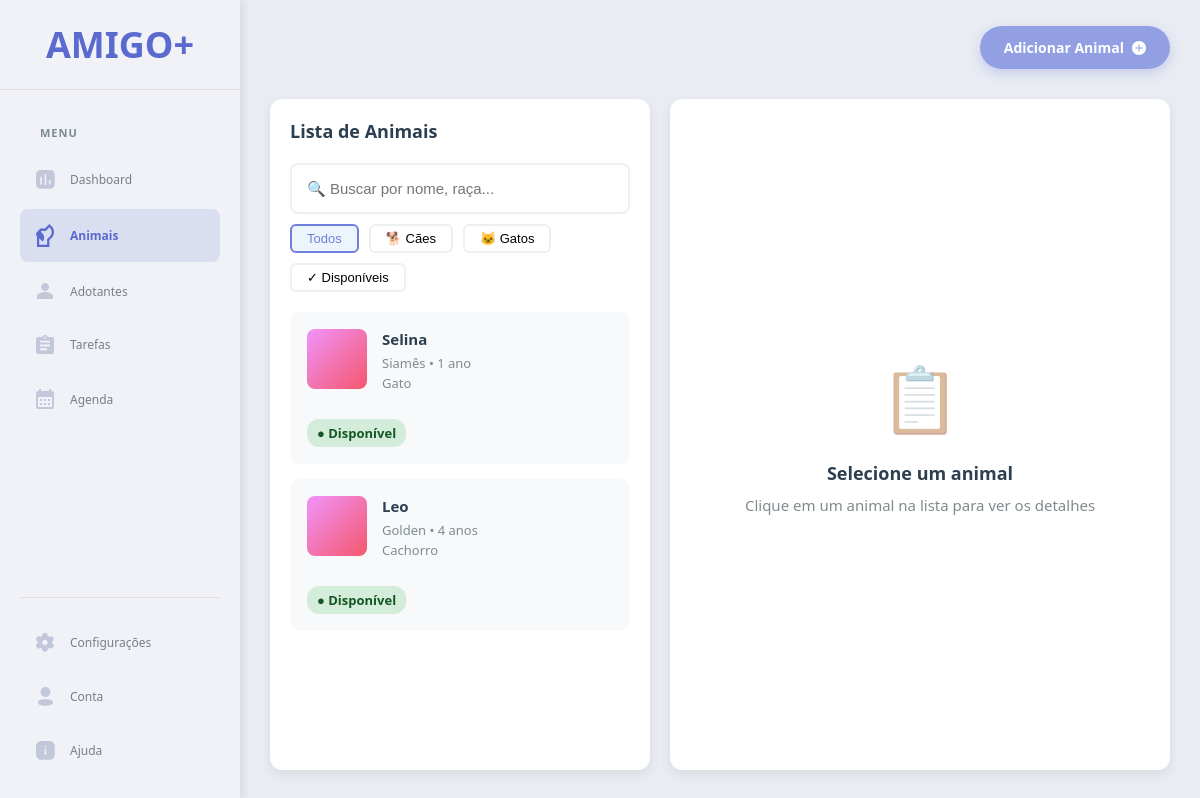
The app's page /animals, older data.
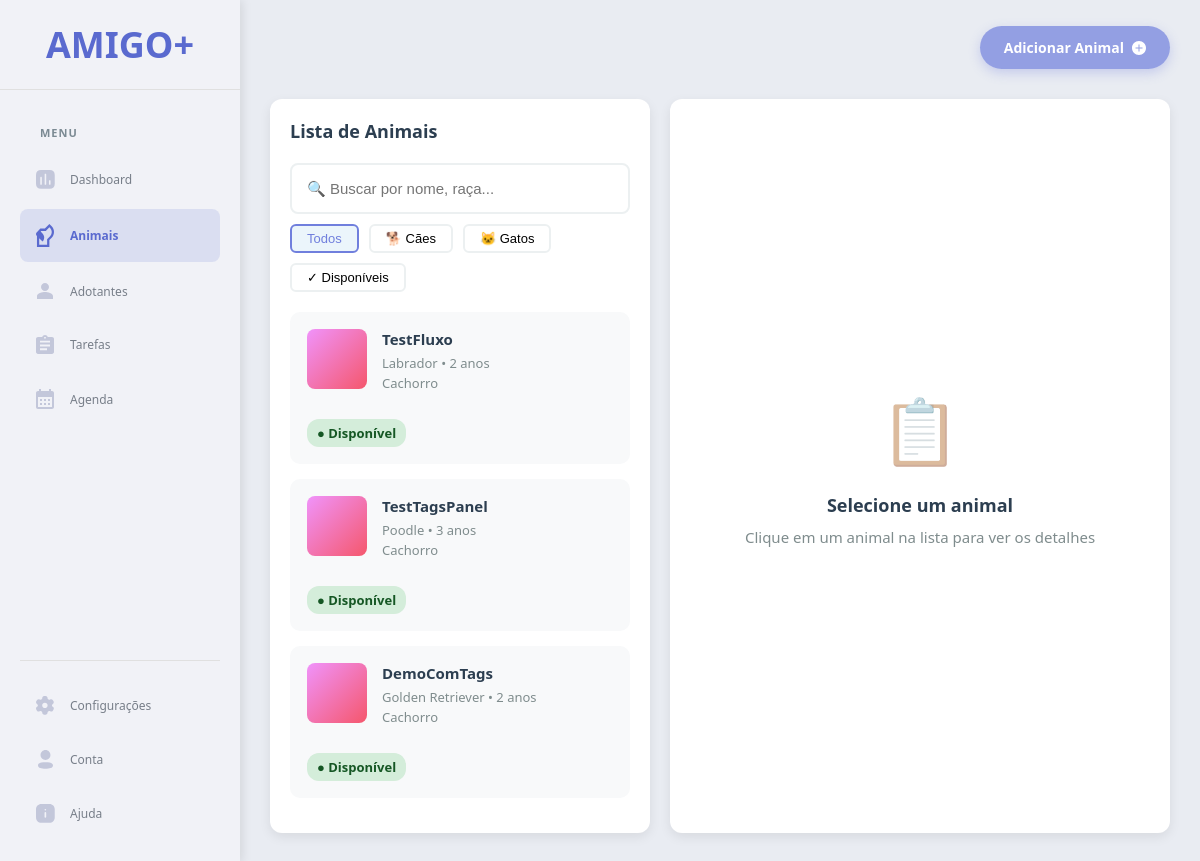
The same page, newer data.
### tables this page shows
CREATE TABLE animais (
            id INTEGER PRIMARY KEY,
            nome TEXT NOT NULL,
            idade INTEGER,
            raca TEXT,
            especie TEXT,
            saude TEXT,
            comportamento TEXT,
            data TEXT,
            status TEXT DEFAULT 'Disponível'
        , tags TEXT);

### main.py (the view)
@app.route('/animals')
def animals_page():
    animals = ler_animais()
    stats = get_dashboard_stats()
    return render_template(
        'animals.html',
        page='animals',
        animals=animals,
        total_animals=stats['total_animals'],
        pending_tasks=stats['pending_tasks'],
        in_treatment=stats['in_treatment']
    )

### TAREFAS_CRUD.py (called while the page is built)
def ler_tarefas():
    conn = sqlite3.connect(BANCO)
    conn.row_factory = sqlite3.Row
    cur = conn.cursor()
    cur.execute("SELECT * FROM tarefas")
    tarefas = []
    linhas = cur.fetchall()
    for row in linhas:
        tarefa_dict = dict(row)
        tarefas.append(tarefa_dict)
    conn.close()
    return tarefas

### animal_crud.py (called while the page is built)
def parsear_comportamento(comportamento_str):
    if not comportamento_str:
        return {}
    try:
        return json.loads(comportamento_str)
    except (json.JSONDecodeError, TypeError):
        return {}

def ler_animais():
    conn = sqlite3.connect(BANCO)
    conn.row_factory = sqlite3.Row
    cur = conn.cursor()
    cur.execute("SELECT * FROM animais")
    linhas = cur.fetchall()
    animais = []
    for row in linhas:
        animal_dict = dict(row)
        animal_dict = preparar_animal_dict(animal_dict)
        animais.append(animal_dict)
    conn.close()
    return animais

### templates/animals.html (shortened to what this page needs)
{% extends "base.html" %}
{% block content %}
<button class="btn-floating-add" onclick="openModal('addAnimalModal')">
    <span class="btn-text">Adicionar Animal</span>
    <svg xmlns="http://www.w3.org/2000/svg" width="14" height="14" viewBox="0 0 14 14" fill="none">
        <path d="M7 0C3.13 0 0 3.13 0 7C0 10.87 3.13 14 7 14C10.87 14 14 10.87 14 7C14 3.13 10.87 0 7 0ZM10.5 7.5H7.5V10.5H6.5V7.5H3.5V6.5H6.5V3.5H7.5V6.5H10.5V7.5Z" fill="white"/>
    </svg>
</button>
<div class="content-area">
    <div class="animal-list">
        <div class="list-header">
            <h2>Lista de Animais</h2>
            <input
                type="text"
                class="search-box"
                id="searchAnimals"
                placeholder="🔍 Buscar por nome, raça..."
            >
            <div class="filters">
                <button class="filter-btn active" data-filter="all">Todos</button>
                <button class="filter-btn" data-filter="dog">🐕 Cães</button>
                <button class="filter-btn" data-filter="cat">🐱 Gatos</button>
                <button class="filter-btn" data-filter="available">✓ Disponíveis</button>
            </div>
        </div>
        <div id="animalList">
            {% for animal in animals %}
            <div class="animal-card" data-animal-id="{{ animal.id }}" data-especie="{{ animal.especie.lower() }}" onclick="carregarDetalhesAnimal({{ animal.id }})">
                <div class="animal-card-header">
                    <div
                        class="animal-photo"
                        style="background: linear-gradient(135deg, #f093fb 0%, #f5576c 100%);"
                    ></div>
                    <div class="animal-info">
                        <div class="animal-name">{{ animal.nome }}</div>
                        <div class="animal-details">{{ animal.raca }} • {{ animal.idade }} {% if animal.idade == 1 %}ano{% else %}anos{% endif %}</div>
                        <div class="animal-details">{{ animal.especie }}</div>
                    </div>
                </div>
                {% if animal.status == 'Em Processo' %}
                <span class="badge badge-process">● Em Processo</span>
                {% elif animal.status == 'Em Tratamento' %}
                <span class="badge badge-treatment">● Em Tratamento</span>
                {% else %}
                <span class="badge badge-available">● Disponível</span>
                {% endif %}
            </div>
            {% else %}
            <div class="empty-state">
                <div class="empty-icon">🐾</div>
                <div class="empty-text">Nenhum animal cadastrado</div>
                <div class="empty-subtext">Clique em "Adicionar Animal" para começar</div>
            </div>
            {% endfor %}
        </div>
    </div>
    <div class="detail-panel" id="detailPanel">
        <div class="empty-state">
            <div class="empty-icon">📋</div>
            <div class="empty-text">Selecione um animal</div>
            <div class="empty-subtext">Clique em um animal na lista para ver os detalhes</div>
        </div>
    </div>
</div>
{% endblock %}
{% block extra_css %}
<link rel="stylesheet" href="{{ url_for('static', filename='css/modal.css') }}">
{% endblock %}

Row changes from the older to the newer data that the page shows:
removed animais: nome "Selina", raca "Siamês", idade "1", shows "ano", especie "Gato", status "● Disponível"
removed animais: nome "Leo", raca "Golden", idade "4", shows "anos", especie "Cachorro", status "● Disponível"
added animais: nome "TestFluxo", raca "Labrador", idade "2", shows "anos", especie "Cachorro", status "● Disponível"
added animais: nome "TestTagsPanel", raca "Poodle", idade "3", shows "anos", especie "Cachorro", status "● Disponível"
added animais: nome "DemoComTags", raca "Golden Retriever", idade "2", shows "anos", especie "Cachorro", status "● Disponível"
